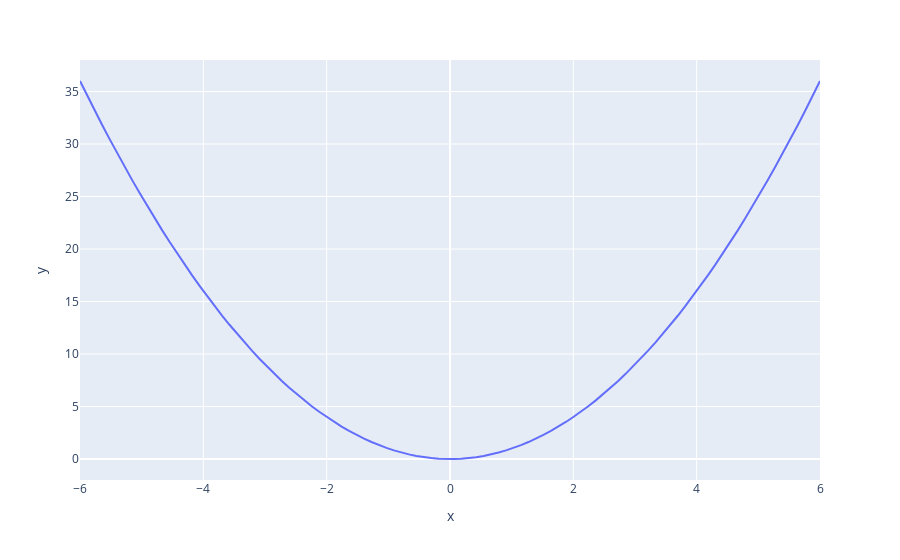
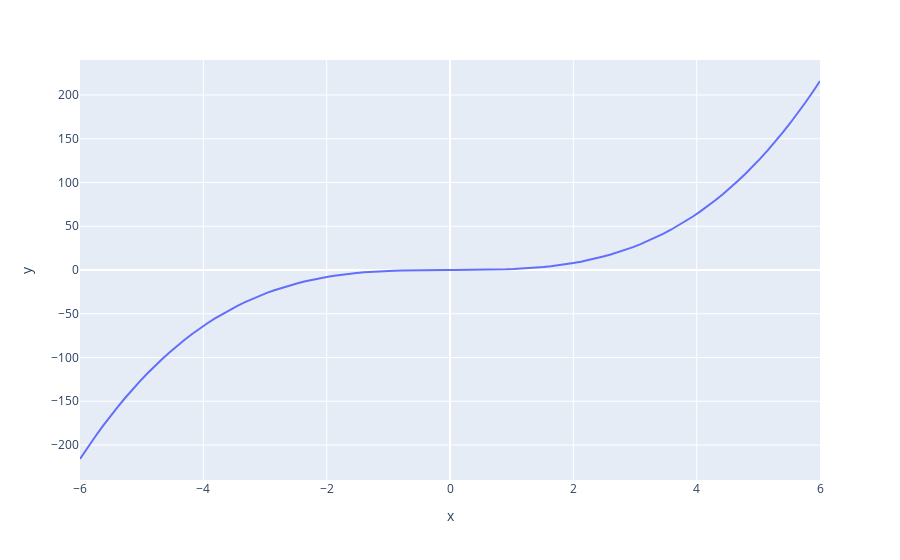
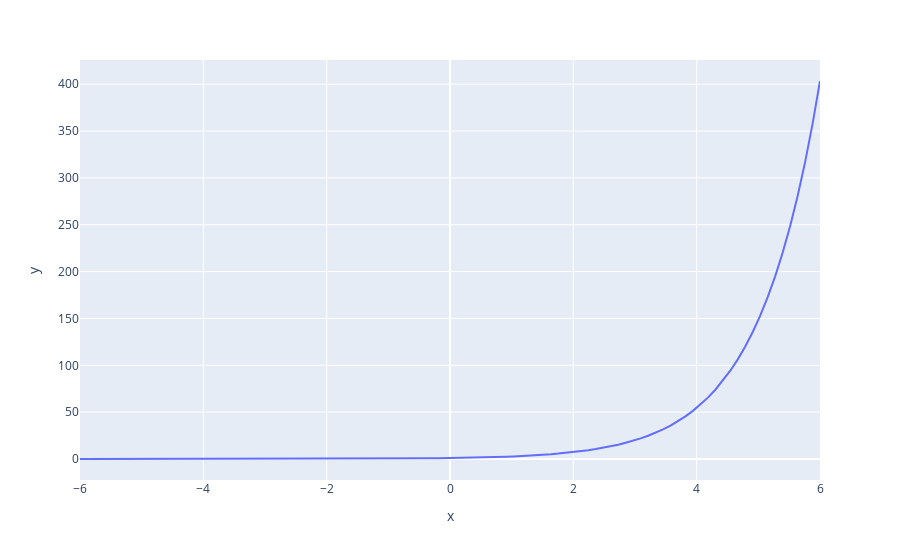

Notebook cell for these charts, in order:
### Markdown cell above
## c)

### Code cell
y = np.power(x, 2)
fx(x, y)

y = np.power(x, 3)
fx(x, y)

y = np.power(np.e, x)
fx(x, y)
